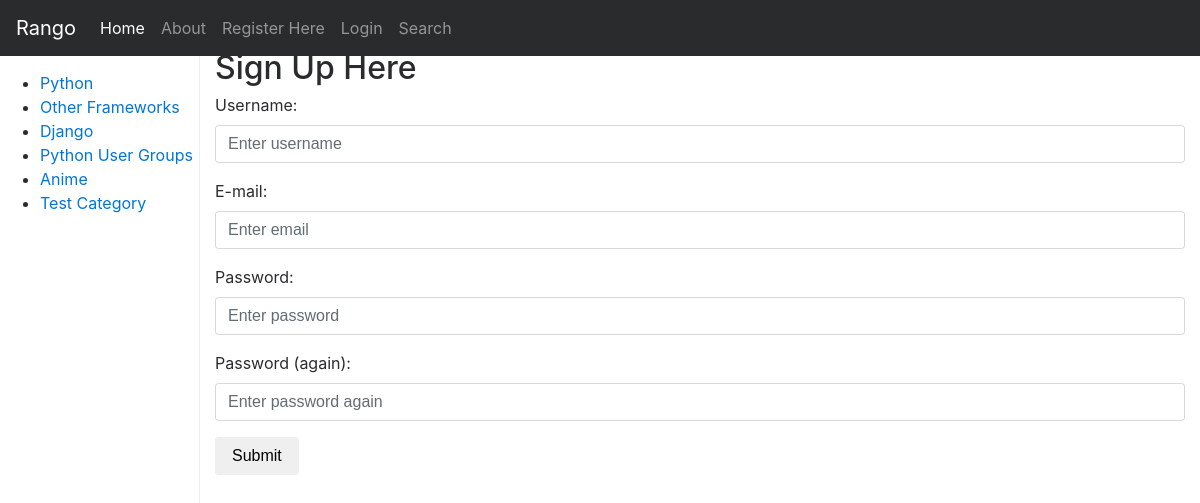
The page /rango/register/ on the database its author committed.
### rango/models.py (models this page shows, shortened)
class Category(models.Model):
    name = models.CharField(max_length=128, unique=True)
    views = models.IntegerField(default=0)
    likes = models.IntegerField(default=0)
    slug = models.SlugField(unique = True)
    class Meta:
        verbose_name_plural = "categories"

### rango/views.py (the view)
def register(request):
    registered = False
    if request.method == 'POST':
        user_form = UserForm(data=request.POST)
        profile_form = UserProfileForm(data=request.POST)
        if user_form.is_valid() and profile_form.is_valid():
            user = user_form.save()
            user.set_password(user.password)
            user.save()
            profile = profile_form.save()
            profile.user = user
            if 'picture' in request.FILES:
                profile.picture = request.FILES['picture']
            profile.save()
            registered = True
        else:
            print(user_form.errors, profile_form.errors)
    else:
        user_form = UserForm()
        profile_form = UserProfileForm()
    return render(request, 'rango/register.html',{'user_form':user_form,'profile_form':profile_form,'registered':registered})

### rango/forms.py
class UserForm(forms.ModelForm):
    password = forms.CharField(widget=forms.PasswordInput())
    class Meta:
        model = User
        fields = ('username', 'email', 'password')

class UserProfileForm(forms.ModelForm):
    class Meta:
        model = UserProfile
        fields = ('website','picture')

### rango/templatetags/rango_template_tags.py (called while the page is built)
@register.inclusion_tag('rango/cats.html')
def get_category_list():
    return {'cats': Category.objects.all()}

### templates/rango/register.html (shortened to what this page needs)
{% extends "rango/base.html" %}
{% block body_block %}
<form role="form" method="post" action=".">
<h2 class="form-signin-heading">Sign Up Here</h2>
<div class="form-group" >
<p class="required">
<label for="id_username">Username:</label>
<input class="form-control" id="username" maxlength="30" name="username" type="text" placeholder="Enter username"/></p>
</div>
<div class="form-group">
<p class="required">
<label for="id_email">E-mail:</label>
<input class="form-control" id="email" name="email" type="email" placeholder="Enter email" /></p>
</div>
<div class="form-group">
<p class="required">
<label for="id_password1">Password:</label>
<input class="form-control" id="password" name="password" type="password" placeholder="Enter password" /></p>
</div>
<div class="form-group">
<p class="required">
<label for="id_password2">Password (again):</label>
<input class="form-control" id="id_password2" name="password2" type="password" placeholder="Enter password again" /></p>
</div>
<button type="submit" class="btn btn-default">Submit</button>
</form>
{% endblock %}

### templates/rango/cats.html
<ul>
{% if cats %}
{% for c in cats %}
<li><a href="{% url 'show_category' c.slug %}">{{ c.name }}</a></li>
{% endfor %}
{% else %}
<li> <strong>There are no category present.</strong></li>
{% endif %}
</ul>

### static/css/dashboard.css (style rules this page uses)
body { padding-top: 50px; }

### rows shown on the page
Category: name "Python"
Category: name "Other Frameworks"
Category: name "Django"
Category: name "Python User Groups"
Category: name "Anime"
Category: name "Test Category"
